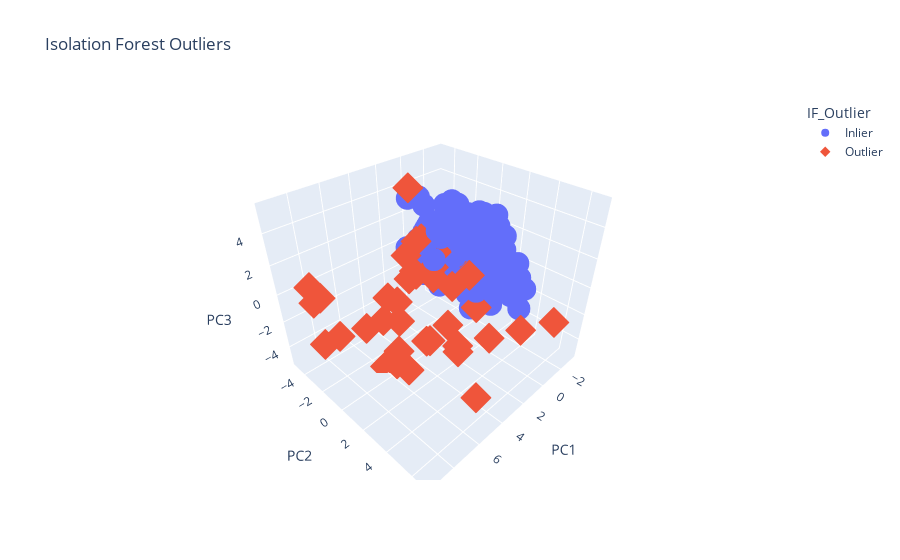
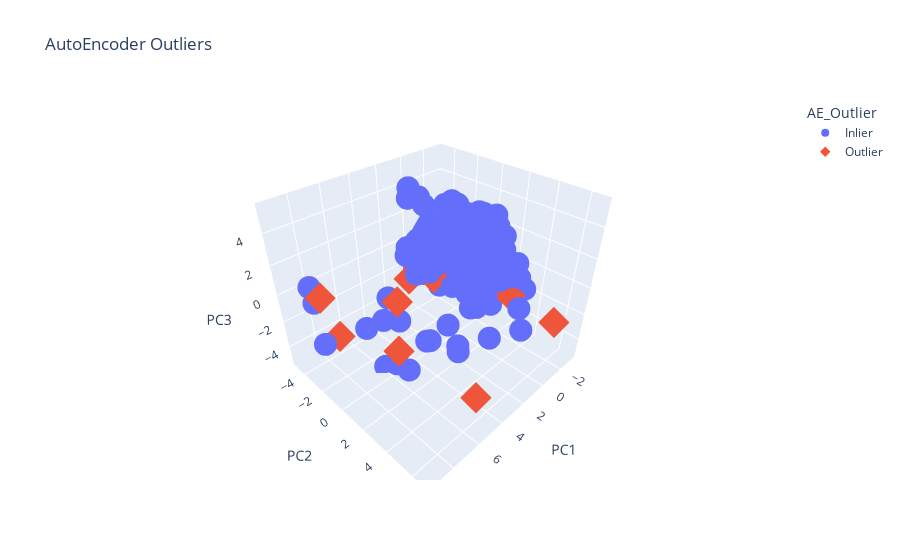

The notebook cell saved with these charts, in order:
### Code cell
import pandas as pd
import numpy as np
from sklearn.ensemble import IsolationForest

import tensorflow as tf
from tensorflow.keras import layers, models # type: ignore
import plotly.express as px

# Optional: Scale data for PCA
scaler = StandardScaler()
X_scaled = scaler.fit_transform(X_train)

# =================================
# Isolation Forest Outliers
# =================================
iso = IsolationForest(contamination='auto', random_state=42)
iso.fit(X_scaled)
iso_outliers = iso.predict(X_scaled)  # -1 for outliers, 1 for inliers
iso_outlier_mask = (iso_outliers == -1)

# =================================
# AutoEncoder Outliers
# =================================
input_dim = X_scaled.shape[1]

encoder = models.Sequential([
    layers.Dense(64, activation='relu', input_shape=(input_dim,)),
    layers.Dense(32, activation='relu')
])

decoder = models.Sequential([
    layers.Dense(64, activation='relu', input_shape=(32,)),
    layers.Dense(input_dim)
])

autoencoder = models.Sequential([encoder, decoder])
autoencoder.compile(optimizer='adam', loss='mse')

autoencoder.fit(X_scaled, X_scaled, epochs=10, batch_size=32, validation_split=0.1, verbose=0)

reconstructions = autoencoder.predict(X_scaled)
errors = np.mean((X_scaled - reconstructions)**2, axis=1)

# Choose a threshold for outliers from AE
threshold = np.percentile(errors, 95)
ae_outlier_mask = (errors > threshold)

# =================================
# Dimensionality Reduction (PCA to 3D)
# =================================
pca = PCA(n_components=3)
X_pca = pca.fit_transform(X_scaled)

# Convert to DataFrame for easy plotting
df_pca = pd.DataFrame(X_pca, columns=["PC1", "PC2", "PC3"])

# Add outlier info
df_pca['IF_Outlier'] = np.where(iso_outlier_mask, 'Outlier', 'Inlier')
df_pca['AE_Outlier'] = np.where(ae_outlier_mask, 'Outlier', 'Inlier')

# =================================
# Plotly Interactive Plots
# =================================

# Isolation Forest 3D Plot
fig_if = px.scatter_3d(
    df_pca, x='PC1', y='PC2', z='PC3',
    color='IF_Outlier',
    title="Isolation Forest Outliers",
    symbol='IF_Outlier',  # Using symbol can also differentiate outliers by shape
    hover_data=df_pca.columns
)
fig_if.show()

# AutoEncoder 3D Plot
fig_ae = px.scatter_3d(
    df_pca, x='PC1', y='PC2', z='PC3',
    color='AE_Outlier',
    title="AutoEncoder Outliers",
    symbol='AE_Outlier',
    hover_data=df_pca.columns
)
fig_ae.show()

### Figure 1 — Plotly figure (JSON) as saved in the notebook; plotly's stock layout.template omitted (floating-point values rounded to 4 significant figures; data arrays with more than 128 entries replaced by an {"elided": "..."} marker saying what was removed)
{"data": [{"customdata": {"elided": "148x2 str values"}, "hovertemplate": "IF_Outlier=%{customdata[0]}<br>PC1=%{x}<br>PC2=%{y}<br>PC3=%{z}<br>AE_Outlier=%{customdata[1]}<extra></extra>", "legendgroup": "Inlier", "marker": {"color": "#636efa", "symbol": "circle"}, "mode": "markers", "name": "Inlier", "scene": "scene", "showlegend": true, "type": "scatter3d", "x": {"elided": "148 float values"}, "y": {"elided": "148 float values"}, "z": {"elided": "148 float values"}}, {"customdata": [["Outlier", "Inlier"], ["Outlier", "Inlier"], ["Outlier", "Inlier"], ["Outlier", "Inlier"], ["Outlier", "Inlier"], ["Outlier", "Inlier"], ["Outlier", "Inlier"], ["Outlier", "Inlier"], ["Outlier", "Outlier"], ["Outlier", "Inlier"], ["Outlier", "Outlier"], ["Outlier", "Inlier"], ["Outlier", "Inlier"], ["Outlier", "Outlier"], ["Outlier", "Outlier"], ["Outlier", "Inlier"], ["Outlier", "Outlier"], ["Outlier", "Outlier"], ["Outlier", "Inlier"], ["Outlier", "Outlier"], ["Outlier", "Inlier"], ["Outlier", "Inlier"], ["Outlier", "Inlier"], ["Outlier", "Inlier"], ["Outlier", "Inlier"], ["Outlier", "Inlier"], ["Outlier", "Outlier"], ["Outlier", "Inlier"], ["Outlier", "Inlier"], ["Outlier", "Inlier"], ["Outlier", "Inlier"], ["Outlier", "Inlier"], ["Outlier", "Inlier"], ["Outlier", "Inlier"], ["Outlier", "Inlier"], ["Outlier", "Inlier"], ["Outlier", "Inlier"], ["Outlier", "Inlier"], ["Outlier", "Inlier"]], "hovertemplate": "IF_Outlier=%{customdata[0]}<br>PC1=%{x}<br>PC2=%{y}<br>PC3=%{z}<br>AE_Outlier=%{customdata[1]}<extra></extra>", "legendgroup": "Outlier", "marker": {"color": "#EF553B", "symbol": "diamond"}, "mode": "markers", "name": "Outlier", "scene": "scene", "showlegend": true, "type": "scatter3d", "x": [4.054, 0.5607, 1.351, 1.322, 3.903, 3.536, 4.286, -0.2378, -0.5917, 8.599, 6.983, 4.411, 2.67, 1.4, 4.815, 1.43, 7.407, 3.456, 3.735, 5.398, 2.747, 6.778, 0.6735, 9.424, 8.025, 4.373, 9.005, 2.454, 2.509, 5.948, 4.418, 6.968, 4.069, 3.584, 3.256, 1.78, 5.758, -0.6082, 5.389], "y": [3.678, 5.392, -2.821, 2.601, 0.1747, -0.1678, -1.088, -3.934, 6.781, -3.675, 2.124, 1.486, -0.03638, -0.9746, 5.78, -0.6682, -3.193, -0.9726, 3.355, 0.05397, 1.908, -1.119, 3.28, -1.365, -4.587, -0.09737, -1.826, -1.919, 0.1527, -0.7115, -1.935, 0.8388, 4.241, 2.416, 0.5801, -1.632, 0.2335, -0.5366, 0.9056], "z": [-2.299, -1.772, -1.057, -1.202, 1.254, 3.105, -2.674, -1.554, -1.048, 0.7549, 1.947, -2.652, 0.7409, -0.6948, -3.838, 1.364, -3.314, 0.1832, -2.264, -3.746, 0.6957, -1.81, -3.622, -1.533, -1.14, 2.578, 1.18, 5.404, 1.091, -5.189, -1.236, 0.02151, 3.161, -1.357, -3.907, 2.01, -4.452, 0.5243, -4.766]}], "layout": {"legend": {"title": {"text": "IF_Outlier"}, "tracegroupgap": 0}, "scene": {"domain": {"x": [0, 1], "y": [0, 1]}, "xaxis": {"title": {"text": "PC1"}}, "yaxis": {"title": {"text": "PC2"}}, "zaxis": {"title": {"text": "PC3"}}}, "title": {"text": "Isolation Forest Outliers"}}}

### Figure 2 — Plotly figure (JSON) as saved in the notebook; plotly's stock layout.template omitted (floating-point values rounded to 4 significant figures; data arrays with more than 128 entries replaced by an {"elided": "..."} marker saying what was removed)
{"data": [{"customdata": {"elided": "177x2 str values"}, "hovertemplate": "AE_Outlier=%{customdata[1]}<br>PC1=%{x}<br>PC2=%{y}<br>PC3=%{z}<br>IF_Outlier=%{customdata[0]}<extra></extra>", "legendgroup": "Inlier", "marker": {"color": "#636efa", "symbol": "circle"}, "mode": "markers", "name": "Inlier", "scene": "scene", "showlegend": true, "type": "scatter3d", "x": {"elided": "177 float values"}, "y": {"elided": "177 float values"}, "z": {"elided": "177 float values"}}, {"customdata": [["Outlier", "Outlier"], ["Inlier", "Outlier"], ["Outlier", "Outlier"], ["Outlier", "Outlier"], ["Outlier", "Outlier"], ["Outlier", "Outlier"], ["Outlier", "Outlier"], ["Outlier", "Outlier"], ["Outlier", "Outlier"], ["Inlier", "Outlier"]], "hovertemplate": "AE_Outlier=%{customdata[1]}<br>PC1=%{x}<br>PC2=%{y}<br>PC3=%{z}<br>IF_Outlier=%{customdata[0]}<extra></extra>", "legendgroup": "Outlier", "marker": {"color": "#EF553B", "symbol": "diamond"}, "mode": "markers", "name": "Outlier", "scene": "scene", "showlegend": true, "type": "scatter3d", "x": [-0.5917, -0.809, 6.983, 1.4, 4.815, 7.407, 3.456, 5.398, 9.005, -2.462], "y": [6.781, 3.476, 2.124, -0.9746, 5.78, -3.193, -0.9726, 0.05397, -1.826, 0.03838], "z": [-1.048, -0.9568, 1.947, -0.6948, -3.838, -3.314, 0.1832, -3.746, 1.18, -2.115]}], "layout": {"legend": {"title": {"text": "AE_Outlier"}, "tracegroupgap": 0}, "scene": {"domain": {"x": [0, 1], "y": [0, 1]}, "xaxis": {"title": {"text": "PC1"}}, "yaxis": {"title": {"text": "PC2"}}, "zaxis": {"title": {"text": "PC3"}}}, "title": {"text": "AutoEncoder Outliers"}}}
